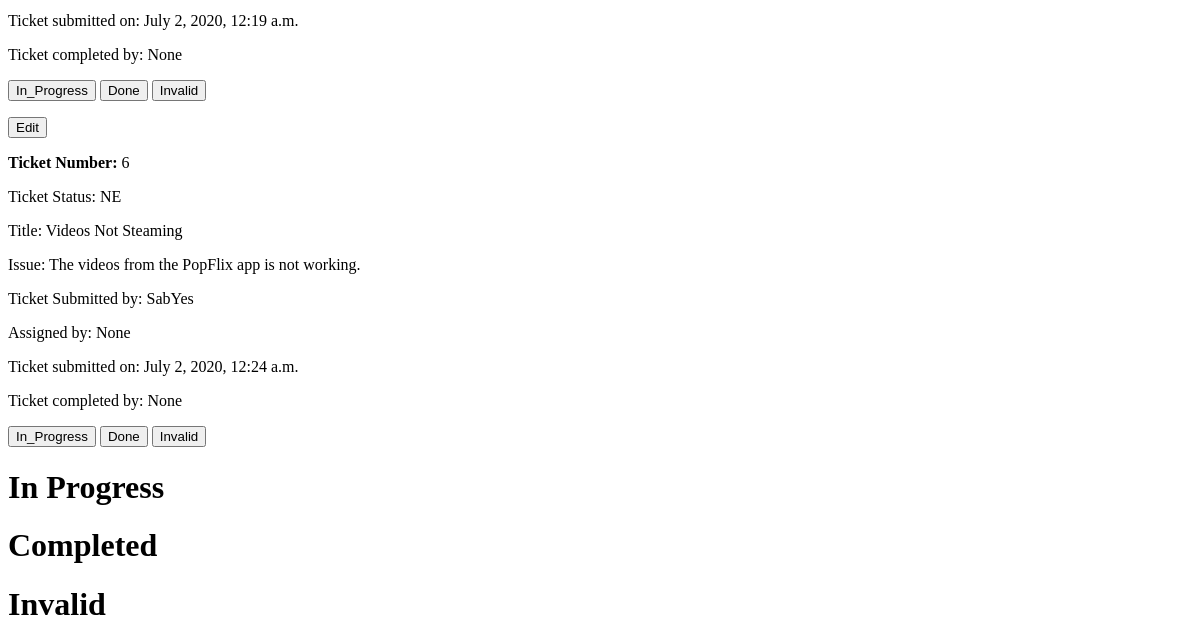
The app's page / (signed in, lower part), older data.
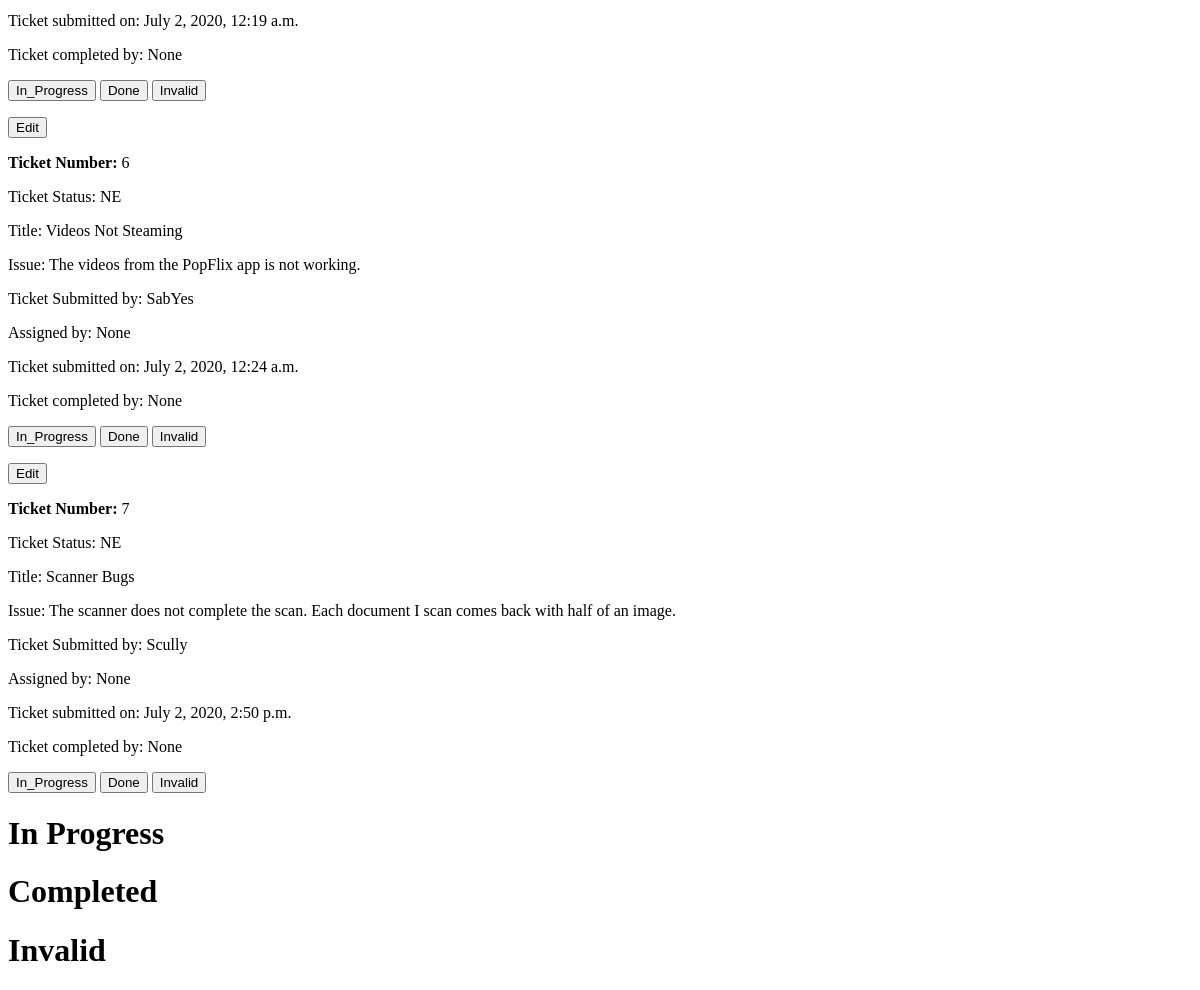
The same page, newer data.
### ticket/models.py (models this page shows, shortened)
class Ticket(models.Model):
    title = models.CharField(max_length=60, null=True, blank=True)
    created_at = models.DateTimeField(default=timezone.now)
    bug = models.TextField()
    username = models.ForeignKey(BugUser, on_delete=models.CASCADE,
        related_name="user_name")
    NEW = "NE"
    IN_PROGRESS = "IP"
    DONE = "DO"
    INVALID = "IN"
    TICKET_STATUS_CHOICES = [
        (NEW, "new"),
        (IN_PROGRESS, "in progress"),
        (DONE, "done"),
        (INVALID, "invalid")
    ]
    ticket_status = models.CharField(
        max_length=2,
        choices=TICKET_STATUS_CHOICES,
        default=NEW
    )
    assigned_user = models.ForeignKey(BugUser, on_delete=models.CASCADE,
        related_name="assigned", null=True, blank=True)
    completed_by = models.ForeignKey(BugUser, on_delete=models.CASCADE,
        related_name="completed", null=True, blank=True)

### custom_user/models.py (models this page shows)
class BugUser(AbstractUser):
    display_name = models.CharField(max_length=30)
    created_by = models.DateTimeField(default=timezone.now)
    def __str__(self):
        return self.display_name

### ticket/views.py (the view)
# urls.py: path('', views.index, name='homepage')
@login_required
def index(request):
    data = Ticket.objects.filter(ticket_status="NE")
    assigned = Ticket.objects.filter(ticket_status="IP")
    done = Ticket.objects.filter(ticket_status="DO")
    invalid = Ticket.objects.filter(ticket_status="IN")
    return render(request, "index.html", {"data": data, "assigned": assigned,
        "done": done, "invalid": invalid})

### templates/index.html (shortened to what this page needs)
{% for d in data %}
    <p><a href="/ticket_create/edit/{{d.id}}/"><button>Edit</button></a></p>
    <p><strong>Ticket Number:</strong> {{d.id}}</p>
    <p>Ticket Status: {{d.ticket_status}}</p>
    <p>Title: {{d.title}}</p>
    <p>Issue: {{d.bug}}</p>
    <p>Ticket Submitted by: {{d.username}}</p>
    <p>Assigned by: {{d.assigned_user}}</p>
    <p>Ticket submitted on: {{d.created_at}}</p>
    <p>Ticket completed by: {{d.completed_by}}</p>
    <a href="/in_progress/{{d.id}}/"><button>In_Progress</button></a>
    <a href="/done/{{d.id}}/"><button>Done</button></a>
    <a href="/invalid/{{d.id}}/"><button>Invalid</button></a>
{% endfor %}
<h1>In Progress</h1>
<h1>Completed</h1>
<h1>Invalid</h1>

Row changes from the older to the newer data that the page shows:
added Ticket: id "7", ticket_status "NE", title "Scanner Bugs", bug "The scanner does not complete the scan. Each document I scan comes back with half of an image.", username "Scully", assigned_user "None", created_at "July 2, 2020, 2:50 p.m.", completed_by "None"
